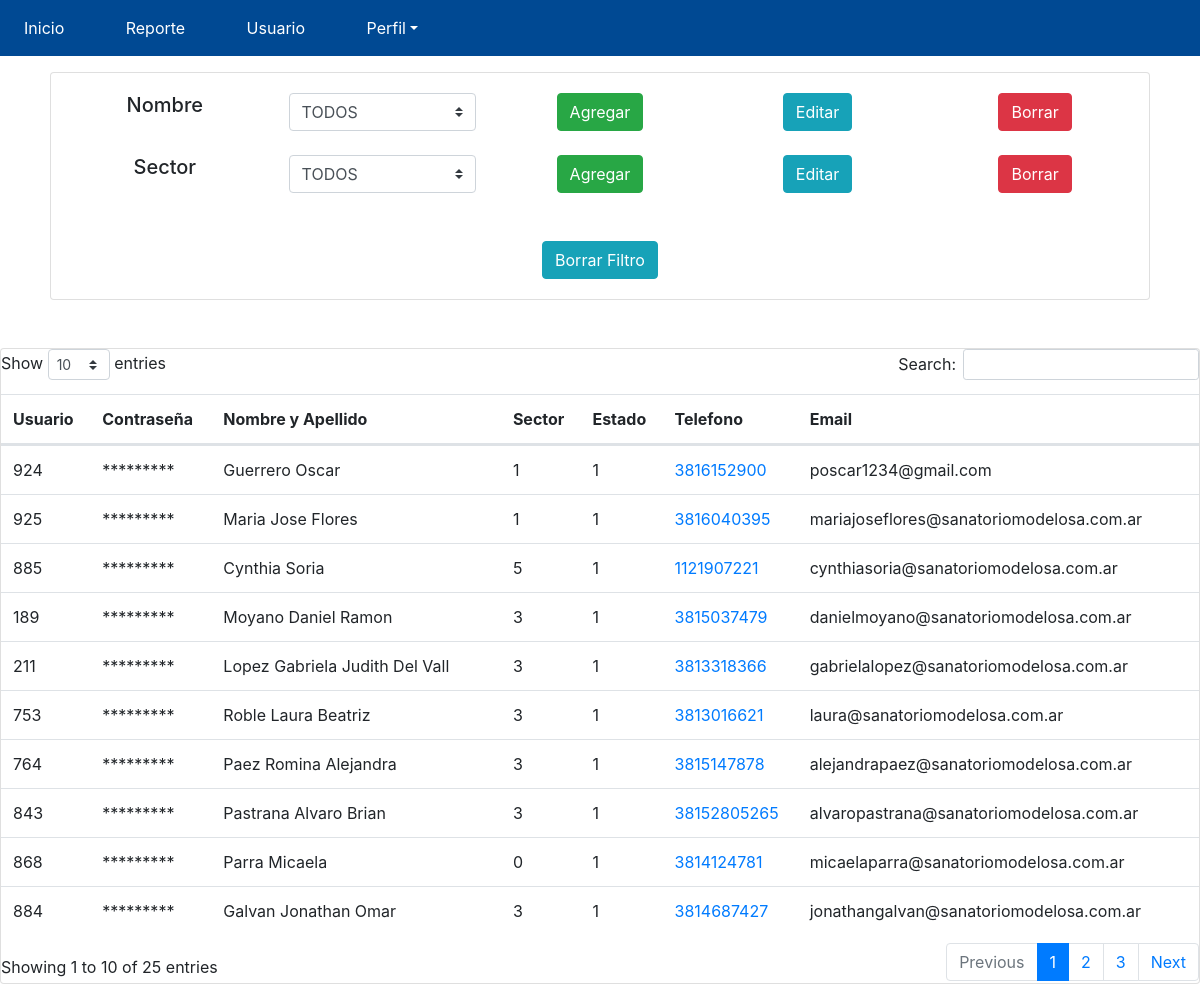
The app's page /sistema/AdmHotel/usuarios.php with its own data.
### tables this page shows
CREATE TABLE `usuario` (
  `Id` int(3) NOT NULL AUTO_INCREMENT,
  `usuario` int(10) NOT NULL,
  `contra` varchar(100) NOT NULL,
  `NombreApe` varchar(55) DEFAULT NULL,
  `Sector` int(2) DEFAULT NULL,
  `Estado` int(2) DEFAULT NULL,
  `Telefono` decimal(15,0) DEFAULT NULL,
  `Email` varchar(55) DEFAULT NULL,
  `Tipo` int(2) DEFAULT NULL,
  UNIQUE KEY `Id` (`Id`)
);

### sistema/AdmHotel/usuarios.php (the view, shortened to what this page needs)
<?php
  require_once "../../conServicios.php";
  $usuarioInfoMenu = mysqli_query($conServicios, "SELECT * FROM usuario");
?>
<!doctype html>
<html lang="es-ES">
  <head>
    <?php  include_once "dependencias.php" ?>
  </head>
  <body>
             <?php  include_once "menuHoteleria.php" ?>
            <br><br><br>
            <div class="mx-auto" style="width: 1100px;">
                <div class="card text-center">
                    <div class="card-body">
                            <div class="row">
                                <div class="col">
                                    <h5 class="card-title">Nombre</h5>
                                </div>
                                <div class="col">
                                    <select class="js-select-Nombre custom-select" name="Nombre" id="Nombre" onchange="selectUser()">
                                        <option value="00">TODOS</option>
                                    </select>
                                </div>
                                <div class="col">
                                    <button type="button" class="btn btn-success" data-toggle="modal" data-target="#AgregarUser" onclick="AgregarUser()">Agregar</button>
                                </div>
                                <div class="col">
                                    <button type="button" class="btn btn-info" data-toggle="modal" data-target="#AgregarUser"  onclick="EditarUser()">Editar</button>
                                </div>
                                <div class="col">
                                    <button type="button" class="btn btn-danger" onclick="BorrarUSer()">Borrar</button>
                                </div>
                            </div>
                            <br>
                            <div class="row">
                                <div class="col">
                                    <h5 class="card-title">Sector</h5>
                                </div>
                                <div class="col">
                                    <select class="js-select-ObraSocial custom-select" name="Sect" id="Sect" onchange="select()" >
                                        <option value="00">TODOS</option>
                                    </select>
                                </div>
                                <div class="col">
                                    <button onclick="AgregarSector()" type="button" class="btn btn-success"  class="btn btn-primary" data-toggle="modal" data-target="#SectorModal"  >Agregar</button>
                                </div>
                                <div class="col">
                                    <button type="button" class="btn btn-info" onclick="editarObraSocial()" >Editar</button>
                                </div>
                                <div class="col">
                                    <button type="button" class="btn btn-danger" onclick="BorrarObraSocial()">Borrar</button>
                                </div>
                            </div>
                            <br><br>
                            <div class="row">
                                <div class="col">
                                    <button type="button" class="btn btn-info" onclick = "BorrarFiltro()">Borrar Filtro</button>
                                </div>
                            </div>
                    </div>
                </div>
            </div>
                <br><br>
        <div class="card">
            <div class="justify-content-center align-items-center" id='misTurnos'>
                    <div class="table-responsive">
                    <table class="table" id="reporteTurno">
                        <thead>
                            <tr class="">
                                <th>Usuario</th>
                                <th>Contraseña</th>
                                <th>Nombre y Apellido</th>
                                <th>Sector</th>
                                <th>Estado</th>
                                <th>Telefono</th>
                                <th>Email</th>
                                <th> </th>
                            </tr>
                        </thead>
                        <tbody>
                            <?php while($row=mysqli_fetch_array($usuarioInfoMenu)) {?>
                                    <tr>
                                        <td>  <?php echo $row['usuario']; ?> </td>
                                        <td> ********* </td>
                                        <td> <?php echo utf8_encode($row['NombreApe']);?> </td>
                                        <td> <?php echo utf8_encode($row['Sector']);?> </td>
                                        <td> <?php echo utf8_encode($row['Estado']);?> </td>
                                        <td> <a href="https://wa.me/+54<?php echo utf8_encode($row['Telefono']);?>" target="_blank" class="stretched-link"> <?php echo utf8_encode($row['Telefono']);?> </a> </td>
                                        <td> <?php echo utf8_encode($row['Email']);?> </td>
                                        <td>
                                        </td>
                                    </tr>
                                    <?php
                                    }
                                    ?>
                        </tbody>
                    </table>
                    </div>
            </div>
        </div>
</body>
</html>

### records on screen
usuario: usuario "924", NombreApe "Guerrero Oscar", Sector "1", Estado "1", Telefono "3816152900", Email "poscar1234@gmail.com"
usuario: usuario "925", NombreApe "Maria Jose Flores", Sector "1", Estado "1", Telefono "3816040395", Email "mariajoseflores@sanatoriomodelosa.com.ar"
usuario: usuario "885", NombreApe "Cynthia Soria", Sector "5", Estado "1", Telefono "1121907221", Email "cynthiasoria@sanatoriomodelosa.com.ar"
usuario: usuario "189", NombreApe "Moyano Daniel Ramon", Sector "3", Estado "1", Telefono "3815037479", Email "danielmoyano@sanatoriomodelosa.com.ar"
usuario: usuario "211", NombreApe "Lopez Gabriela Judith Del Vall", Sector "3", Estado "1", Telefono "3813318366", Email "gabrielalopez@sanatoriomodelosa.com.ar"
usuario: usuario "753", NombreApe "Roble Laura Beatriz", Sector "3", Estado "1", Telefono "3813016621", Email "laura@sanatoriomodelosa.com.ar"
usuario: usuario "764", NombreApe "Paez Romina Alejandra", Sector "3", Estado "1", Telefono "3815147878", Email "alejandrapaez@sanatoriomodelosa.com.ar"
usuario: usuario "843", NombreApe "Pastrana Alvaro Brian", Sector "3", Estado "1", Telefono "38152805265", Email "alvaropastrana@sanatoriomodelosa.com.ar"
usuario: usuario "868", NombreApe "Parra Micaela", Sector "0", Estado "1", Telefono "3814124781", Email "micaelaparra@sanatoriomodelosa.com.ar"
usuario: usuario "884", NombreApe "Galvan Jonathan Omar", Sector "3", Estado "1", Telefono "3814687427", Email "jonathangalvan@sanatoriomodelosa.com.ar"
